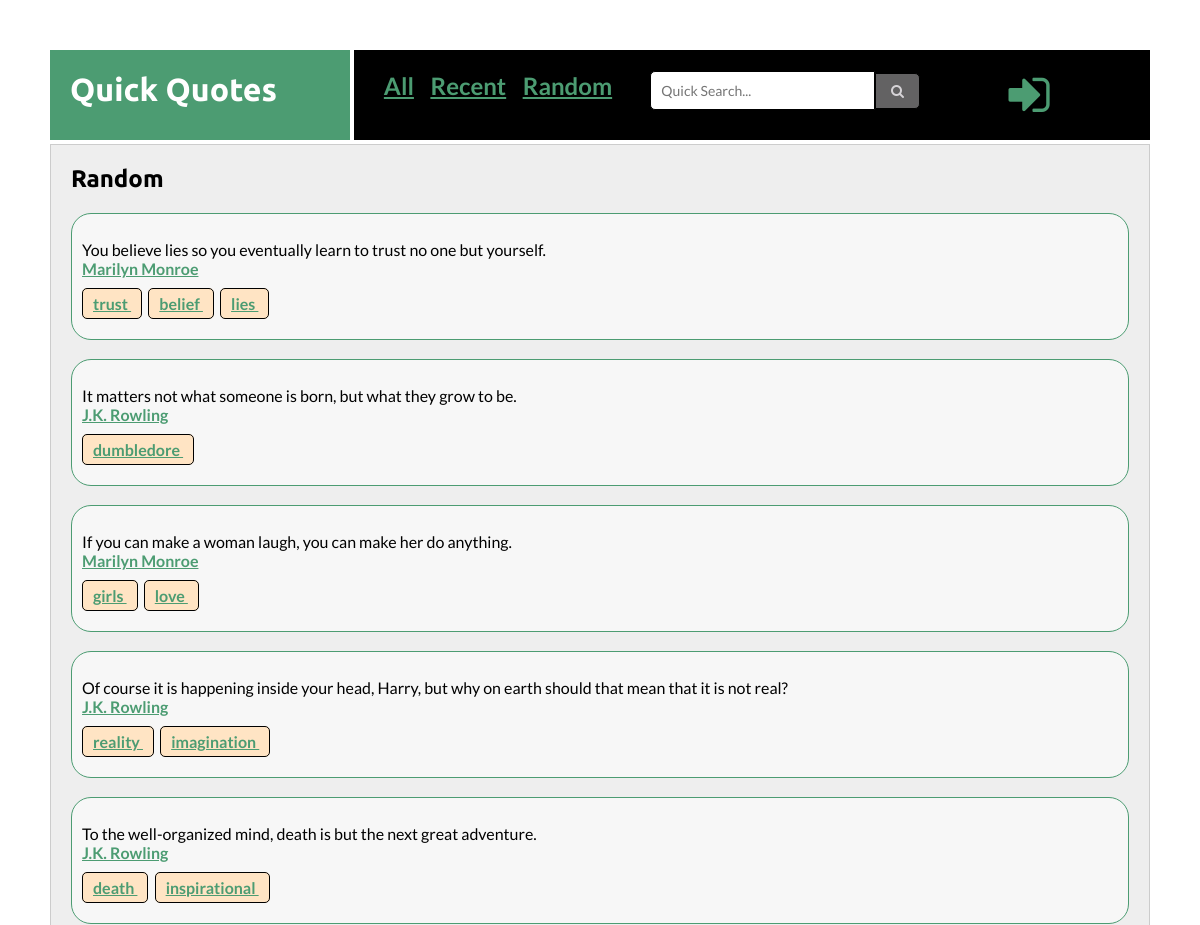
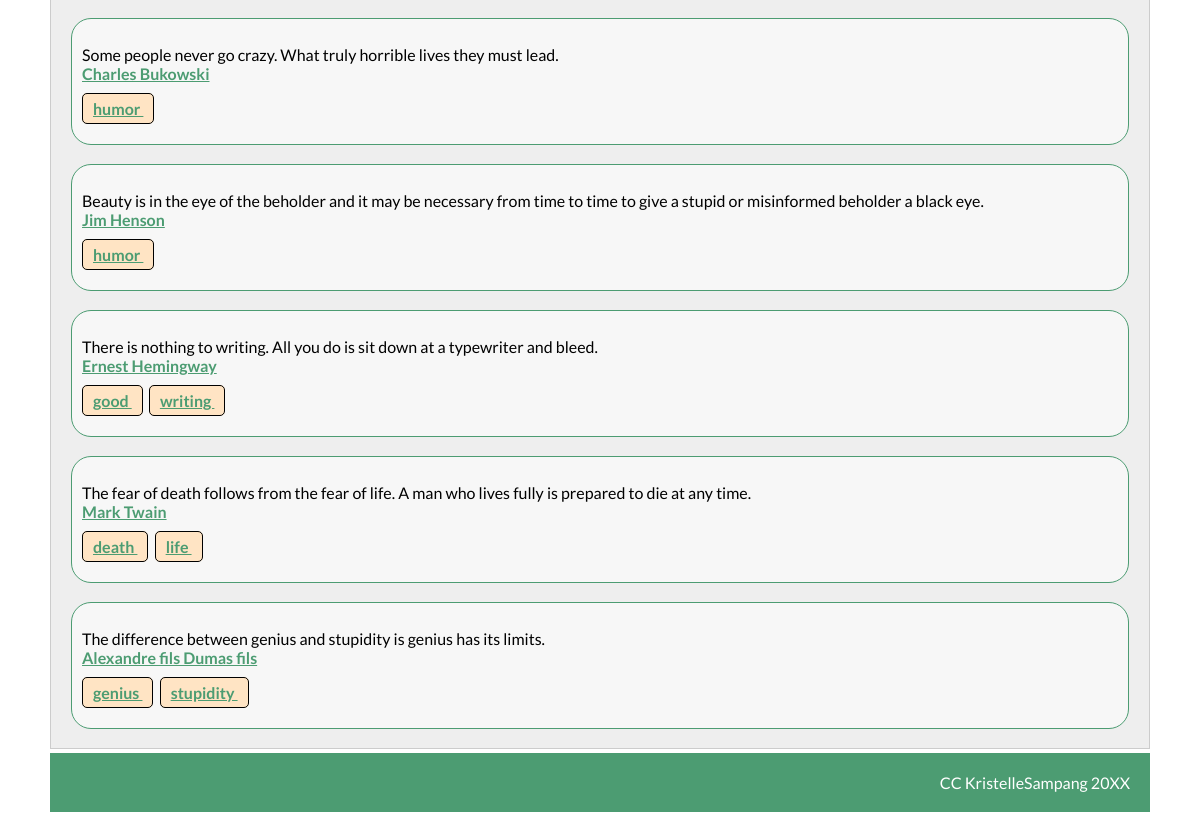
Page /index.php?page=random on the committed database (2 pictures, top to bottom).
### tables this page shows
CREATE TABLE `quotes` (
  `ID` int(11) NOT NULL,
  `Author_ID` int(11) NOT NULL,
  `Quote` text NOT NULL,
  `Notes` varchar(255) NOT NULL,
  `Subject1_ID` int(11) NOT NULL,
  `Subject2_ID` int(11) NOT NULL,
  `Subject3_ID` int(11) NOT NULL
);

CREATE TABLE `author` (
  `Author_ID` int(11) NOT NULL,
  `First` varchar(150) NOT NULL,
  `Middle` varchar(50) NOT NULL,
  `Last` varchar(150) NOT NULL,
  `Gender` varchar(1) NOT NULL,
  `Born` varchar(7) NOT NULL,
  `Country1_ID` int(11) NOT NULL,
  `Country2_ID` int(11) NOT NULL,
  `Career1_ID` int(11) NOT NULL,
  `Career2_ID` int(11) NOT NULL
);

CREATE TABLE `subject` (
  `Subject_ID` int(11) NOT NULL,
  `Subject` varchar(100) NOT NULL
);

### content/get_author.php (called while the page is built)
<?php
$first = $find_rs['First'];
$middle = $find_rs['Middle'];
$last = $find_rs['Last'];
$full_name = $first." ".$middle." ".$last;
?>

### content/random.php (the view)
<h2>Random</h2>
<?php
$find_sql = "SELECT * FROM `quotes` JOIN author ON(`author`.`Author_ID` = `quotes`.`Author_ID`) ORDER BY RAND() LIMIT 10";
$find_query = mysqli_query($dbconnect, $find_sql);
$find_rs = mysqli_fetch_assoc($find_query);
do {
    $quote = preg_replace('/[^A-Za-z0-9.,?\s\'\-]/', ' ', $find_rs['Quote']);
    include("get_author.php");
    ?>
<div class="results">
    <p>
        <?php echo $quote; ?><br />
        <a href="index.php?page=author&authorID=<?php echo $find_rs['Author_ID'];
        ?>">
            <?php echo $full_name; ?>
        </a>
    </p>
    <?php include("show_subjects.php"); ?>
</div>
<br />
<?php
}
while($find_rs = mysqli_fetch_assoc($find_query))
?>

### index.php (shortened to what this page needs)
<!DOCTYPE HTML>
<html lang="en">
<?php include("content/head.php"); ?>
<body>
    <div class="wrapper">
            <?php include("content/heading_navigation.php") ?>
        <div class="box main">
                <?php
                if(!isset($_REQUEST['page'])) {
                    include("content/home.php");
                }
                else {
                    $page=preg_replace('/[^0-9a-zA-Z]-/', '', $_REQUEST['page']);
                    include("content/$page.php");
                }
                ?>
        </div>
        <?php include("content/footer.php"); ?>
    </div>
</body>

### content/head.php (shortened to what this page needs)
<head>
    <link rel="stylesheet" href="theme/quick_quotes.css">
    <link rel="stylesheet" href="theme/font-awesome.min.css">
    <link rel="stylesheet" href="theme/auto_complete.css">
</head>

### content/heading_navigation.php
<div class="box banner">
    <h1>Quick Quotes</h1>
</div>
<div class="box nav">
    <div class="linkwrapper">
        <div class="commonsearches">
            <a href="index.php?page=showall">All</a> |
            <a href="index.php?page=recent">Recent</a> |
            <a href="index.php?page=random">Random</a>
        </div>
        <div class="topsearch">
            <form method="post" action="index.php?page=quick_search"
            enctype="multipart/form-data">
                <input class="search quicksearch" type="text"
                name="quick_search" size="40" value="" required placeholder="Quick Search..." />
                <input class="submit" type="submit" name="find_quick" value="&#xf002;" />
            </form>
        </div>
        <div class="topadmin">
            <?php
            if (isset($_SESSION['admin'])) {
            ?>
            <a href="index.php?page=../admin/new_quote" title="Add a quote"><i class="fa fa-plus fa-2x"></i></a>
            &nbsp; &nbsp;
            <a href="index.php?page=../admin/logout" title="Log Out">
                <i class="fa fa-sign-out fa-2x"></i>
            </a>
            <?php
            }
            else {
                ?>
            <a href="index.php?page=../admin/login" title="Log In">
                <i class="fa fa-sign-in fa-2x"></i>
            </a>
            <?php
            }
            ?>
        </div>
    </div>
</div>

### content/show_subjects.php (shortened to what this page needs)
<p>
        <?php
                $sub1_ID = $find_rs['Subject1_ID'];
                $sub2_ID = $find_rs['Subject2_ID'];
                $sub3_ID = $find_rs['Subject3_ID'];
                $all_subjects = array($sub1_ID, $sub2_ID, $sub3_ID);
                foreach($all_subjects as $subject) {
                    $sub_sql = "SELECT * FROM `subject` WHERE `Subject_ID` = $subject";
                    $sub_query = mysqli_query($dbconnect, $sub_sql);
                    $sub_rs = mysqli_fetch_assoc($sub_query);
                    if($subject != 0)
                    {
                    ?>
                <span class="tag">
                    <a href="index.php?page=subjects&subjectID=<?php ?>">
                        <?php echo $sub_rs['Subject']; ?>
                    </a>
                </span> &nbsp;
            <?php
                }
                }
                ?>
    </p>

### content/footer.php
<div class="box footer">
            CC KristelleSampang 20XX
        </div>

### theme/quick_quotes.css (style rules this page uses)
body { margin: auto; padding: 50px; color: #000; font-family: 'Lato', sans-serif; }
.box { padding-left: 20px; background-color: #ddd; }
.wrapper { display: grid; grid-template-columns: 300px 1fr; grid-template-rows: auto; grid-template-areas: "banner nav" "main main" "footer footer"; grid-gap: 4px; }
.banner { grid-area: banner; }
.nav { grid-area: nav; background-color: #000000; font-size: 150%; padding: 20px; vertical-align: middle; border: solid 1px; }
.main { grid-area: main; background-color: #eee; border: solid 1px #CCC; }
.footer { grid-area: footer; text-align: right; padding: 20px; }
.linkwrapper { display: grid; grid-template-columns: 1fr 300px 200px; grid-template-areas: "commonsearches topsearch topadmin"; grid-gap: 4px; }
.commonsearches { grid-area: commonsearches; text-align: center; }
.topsearch { grid-area: topsearch; text-align: right; }
.topadmin { grid-area: topadmin; text-align: center; }
.banner, .footer { background-color: #4c9c72; }
.logo, .banner, .side, .footer { color: #fff; }
a { font-weight: bold; }
a:link { color: #4c9c72; }
h1, h2, h3, h4 { font-family: 'Ubuntu', sans-serif; }
form { width: 100%; }
.search { background:#fff; width: 75%; }
.submit { font-family: FontAwesome, 'Helvetica Neue', Helvetica, Arial, sans-serif; position:relative; width: 45px; font-size: 14px; left:-5px; background-color: #636263; color:#d6d3d7; border: 1px solid #000; border-radius: 0 5px 5px 0; display: inline-block; padding: 10px; }
input { font-size: 14px; padding: 10px; display: inline-block; border: 1px solid #000; box-sizing: border-box; width: 95%; }
.quicksearch { border-radius: 5px 0 0 5px; display: inline-block; }
.results { background-color: #f7f7f7; border: solid 1px #4c9c72; padding: 10px; margin-right: 20px; border-radius: 20px; }
.tag { background-color: bisque; padding: 5px; padding-left: 10px; padding-right: 10px; border: solid 1px #000; border-radius: 5px; }
textarea, input[type=text] { font-family: 'Lato', sans-serif; padding: 10px; border-width: 1px; margin: auto; }

### rows in the picture
quotes: Quote "You believe lies so you eventually learn to trust no one but yourself.", Author_ID.Last "Marilyn Monroe"
subject: Subject "trust"
subject: Subject "belief"
subject: Subject "lies"
quotes: Quote "It matters not what someone is born, but what they grow to be.", Author_ID.Last "J.K. Rowling"
subject: Subject "dumbledore"
quotes: Quote "If you can make a woman laugh, you can make her do anything.", Author_ID.Last "Marilyn Monroe"
subject: Subject "girls"
subject: Subject "love"
quotes: Quote "Of course it is happening inside your head, Harry, but why on earth should that mean that it is not real?", Author_ID.Last "J.K. Rowling"
subject: Subject "reality"
subject: Subject "imagination"
quotes: Quote "To the well-organized mind, death is but the next great adventure.", Author_ID.Last "J.K. Rowling"
subject: Subject "death"
subject: Subject "inspirational"
quotes: Quote "Some people never go crazy. What truly horrible lives they must lead.", Author_ID.Last "Charles Bukowski"
subject: Subject "humor"
quotes: Quote "Beauty is in the eye of the beholder and it may be necessary from time to time to give a stupid or misinformed beholder a black eye.", Author_ID.Last "Jim Henson"
quotes: Quote "There is nothing to writing. All you do is sit down at a typewriter and bleed.", Author_ID.Last "Ernest Hemingway"
subject: Subject "good"
subject: Subject "writing"
quotes: Quote "The fear of death follows from the fear of life. A man who lives fully is prepared to die at any time.", Author_ID.Last "Mark Twain"
subject: Subject "life"
quotes: Quote "The difference between genius and stupidity is genius has its limits.", Author_ID.Last "Alexandre fils Dumas fils"
subject: Subject "genius"
subject: Subject "stupidity"
